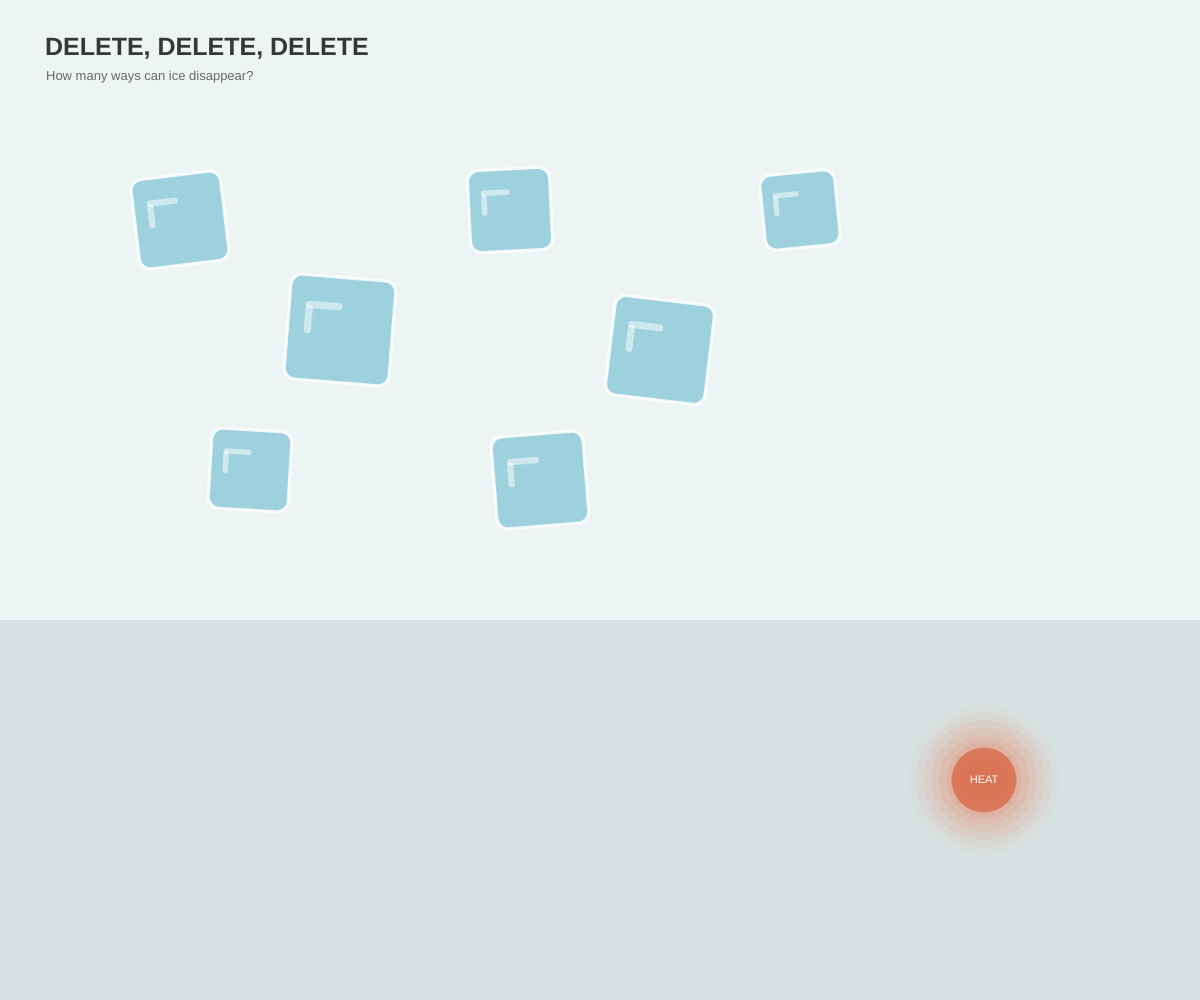
Frame 1 (no input)
Frame 60 (no input): identical to frame 1, image omitted
Frame 120 (the mouse pressed at the canvas centre since frame 60): identical to frame 1, image omitted

The p5.js sketch that drew this single still picture (run headless with seeded random() and noise() and a simulated clock; from frame 60 on, the mouse is pressed at the canvas centre):

// p5.js sketch
// ── sketch.js
let ices = [];
let selectedIce = null;

let pressStart = 0;
let startMouseX = 0;
let startMouseY = 0;

let isDragging = false;

// HEAT
let heatX;
let heatY;
let heatSize = 150;

// 自动生成冰块
let lastSpawnTime = 0;
let spawnInterval = 2500;


function setup() {
  createCanvas(windowWidth, windowHeight);

  heatX = width * 0.82;
  heatY = height * 0.78;

  // 初始冰块
  ices.push(new Ice(180, 220, 90, -0.12));
  ices.push(new Ice(340, 330, 105, 0.08));
  ices.push(new Ice(510, 210, 82, -0.05));
  ices.push(new Ice(660, 350, 100, 0.12));
  ices.push(new Ice(800, 210, 75, -0.10));
  ices.push(new Ice(250, 470, 80, 0.06));
  ices.push(new Ice(540, 480, 92, -0.08));

  lastSpawnTime = millis();
}


function draw() {
  background(237, 244, 244);

  drawBackground();
  drawHeat();

  // 自动生成新冰块
  if (
    millis() - lastSpawnTime > spawnInterval &&
    ices.length < 8
  ) {
    spawnNewIce();
    lastSpawnTime = millis();
  }

  // 更新冰块
  for (let ice of ices) {
    ice.update();
    ice.display();
  }

  // 删除已经完全消失的冰块
  ices = ices.filter(ice => !ice.finished);

  // 检查长按
  checkLongPress();
}


// =====================================
// BACKGROUND
// =====================================

function drawBackground() {
  noStroke();

  // 下方桌面
  fill(215, 226, 226);

  rect(
    0,
    height * 0.62,
    width,
    height * 0.38
  );

  // 标题
  fill(55);

  textAlign(LEFT);

  textStyle(BOLD);

  textSize(25);

  text(
    "DELETE, DELETE, DELETE",
    45,
    55
  );

  textStyle(NORMAL);

  textSize(13);

  fill(105);

  text(
    "How many ways can ice disappear?",
    46,
    80
  );
}


// =====================================
// HEAT
// =====================================

function drawHeat() {
  push();

  noStroke();

  // 热源外层
  for (
    let r = heatSize;
    r > 30;
    r -= 15
  ) {

    let alphaValue = map(
      r,
      heatSize,
      30,
      10,
      55
    );

    fill(
      225,
      120,
      80,
      alphaValue
    );

    circle(
      heatX,
      heatY,
      r
    );
  }

  // 热源中心
  fill(
    215,
    100,
    65,
    180
  );

  circle(
    heatX,
    heatY,
    65
  );

  fill(255);

  textAlign(
    CENTER,
    CENTER
  );

  textSize(11);

  textStyle(NORMAL);

  text(
    "HEAT",
    heatX,
    heatY
  );

  pop();
}


// =====================================
// ICE
// =====================================

class Ice {

  constructor(
    x,
    y,
    size,
    angle
  ) {

    this.x = x;
    this.y = y;

    this.size = size;
    this.originalSize = size;

    this.angle = angle;

    this.alpha = 220;

    this.melting = false;
    this.breaking = false;

    this.breakAmount = 0;

    this.finished = false;

    this.waterSize = 0;

    this.offsetX = 0;
    this.offsetY = 0;
  }


  update() {

    // -----------------------------
    // TAP：碎裂
    // -----------------------------

    if (this.breaking) {

      this.breakAmount += 2.3;

      this.alpha -= 13;

      if (this.alpha <= 0) {
        this.finished = true;
      }
    }


    // -----------------------------
    // HOLD / HEAT：融化
    // -----------------------------

    if (
      this.melting &&
      !this.breaking
    ) {

      this.size -= 0.45;

      this.alpha -= 1.4;

      this.waterSize += 0.8;

      if (
        this.size <= 5 ||
        this.alpha <= 0
      ) {
        this.finished = true;
      }
    }


    // -----------------------------
    // HEAT 条件
    // -----------------------------

    if (!this.breaking) {

      let distanceToHeat = dist(
        this.x,
        this.y,
        heatX,
        heatY
      );

      if (
        distanceToHeat <
        heatSize / 2 + this.size / 3
      ) {

        this.melting = true;
      }
    }
  }


  display() {

    if (this.finished) {
      return;
    }


    // -----------------------------
    // 融化后的水
    // -----------------------------

    if (
      this.melting &&
      !this.breaking
    ) {

      noStroke();

      fill(
        120,
        190,
        210,
        min(this.alpha, 90)
      );

      ellipse(
        this.x,
        this.y +
        this.originalSize * 0.45,

        constrain(
          this.waterSize,
          10,
          this.originalSize * 1.3
        ),

        13
      );
    }


    push();

    translate(
      this.x,
      this.y
    );

    rotate(
      this.angle
    );

    rectMode(CENTER);


    // -----------------------------
    // 碎裂效果
    // -----------------------------

    if (this.breaking) {

      let gap =
        this.breakAmount;

      drawIcePiece(
        -gap,
        -gap,
        this.size * 0.40,
        this.alpha
      );

      drawIcePiece(
        gap,
        -gap * 0.6,
        this.size * 0.36,
        this.alpha
      );

      drawIcePiece(
        -gap * 0.6,
        gap,
        this.size * 0.34,
        this.alpha
      );

      drawIcePiece(
        gap,
        gap,
        this.size * 0.38,
        this.alpha
      );

    } else {

      // -----------------------------
      // 正常冰块
      // -----------------------------

      stroke(
        255,
        this.alpha
      );

      strokeWeight(3);

      fill(
        145,
        205,
        220,
        this.alpha
      );

      rect(
        0,
        0,
        this.size,
        this.size,
        11
      );


      // 高光
      noStroke();

      fill(
        255,
        255,
        255,
        this.alpha * 0.6
      );

      rect(
        -this.size * 0.17,
        -this.size * 0.22,

        this.size * 0.35,
        this.size * 0.07,

        4
      );

      rect(
        -this.size * 0.31,
        -this.size * 0.08,

        this.size * 0.07,
        this.size * 0.27,

        4
      );
    }

    pop();
  }


  contains(px, py) {

    return (
      px >
      this.x - this.size / 2 &&

      px <
      this.x + this.size / 2 &&

      py >
      this.y - this.size / 2 &&

      py <
      this.y + this.size / 2
    );
  }
}


// =====================================
// ICE PIECES
// =====================================

function drawIcePiece(
  x,
  y,
  size,
  alphaValue
) {

  stroke(
    255,
    alphaValue
  );

  strokeWeight(2);

  fill(
    120,
    185,
    205,
    alphaValue
  );

  rect(
    x,
    y,
    size,
    size,
    5
  );
}


// =====================================
// 自动生成新的冰块
// =====================================

function spawnNewIce() {

  let newX;
  let newY;

  let safePosition = false;

  // 尽量避免直接生成在 HEAT 里面
  while (!safePosition) {

    newX = random(
      100,
      width - 100
    );

    newY = random(
      140,
      height * 0.57
    );

    let d = dist(
      newX,
      newY,
      heatX,
      heatY
    );

    if (
      d >
      heatSize / 2 + 100
    ) {
      safePosition = true;
    }
  }

  let newSize = random(
    70,
    105
  );

  let newAngle = random(
    -0.15,
    0.15
  );

  ices.push(
    new Ice(
      newX,
      newY,
      newSize,
      newAngle
    )
  );
}


// =====================================
// MOUSE PRESSED
// =====================================

function mousePressed() {

  for (
    let i =
      ices.length - 1;

    i >= 0;

    i--
  ) {

    let ice =
      ices[i];

    if (
      !ice.finished &&
      !ice.breaking &&
      ice.contains(
        mouseX,
        mouseY
      )
    ) {

      selectedIce =
        ice;

      pressStart =
        millis();

      startMouseX =
        mouseX;

      startMouseY =
        mouseY;

      isDragging =
        false;

      ice.offsetX =
        mouseX -
        ice.x;

      ice.offsetY =
        mouseY -
        ice.y;

      break;
    }
  }

  return false;
}


// =====================================
// DRAG
// =====================================

function mouseDragged() {

  if (
    selectedIce &&
    !selectedIce.finished
  ) {

    let movedDistance =
      dist(
        mouseX,
        mouseY,
        startMouseX,
        startMouseY
      );

    // 移动超过 8px 才算拖动
    if (
      movedDistance > 8
    ) {
      isDragging = true;
    }


    if (isDragging) {

      selectedIce.x =
        mouseX -
        selectedIce.offsetX;

      selectedIce.y =
        mouseY -
        selectedIce.offsetY;


      selectedIce.x =
        constrain(
          selectedIce.x,

          selectedIce.size / 2,

          width -
          selectedIce.size / 2
        );


      selectedIce.y =
        constrain(
          selectedIce.y,

          selectedIce.size / 2,

          height -
          selectedIce.size / 2
        );
    }
  }

  return false;
}


// =====================================
// LONG PRESS
// =====================================

function checkLongPress() {

  if (
    selectedIce &&
    mouseIsPressed &&
    !isDragging &&
    !selectedIce.breaking
  ) {

    let pressTime =
      millis() -
      pressStart;


    // 长按超过 0.6 秒
    if (
      pressTime > 600
    ) {

      selectedIce.melting =
        true;
    }
  }
}


// =====================================
// RELEASE
// =====================================

function mouseReleased() {

  if (selectedIce) {

    let pressTime =
      millis() -
      pressStart;


    // -----------------------------
    // 短按 = TAP
    // -----------------------------

    if (
      !isDragging &&
      pressTime < 600 &&
      !selectedIce.melting
    ) {

      selectedIce.breaking =
        true;
    }
  }


  selectedIce = null;

  isDragging = false;

  return false;
}


// =====================================
// RESIZE
// =====================================

function windowResized() {

  resizeCanvas(
    windowWidth,
    windowHeight
  );

  heatX =
    width * 0.82;

  heatY =
    height * 0.78;
}
